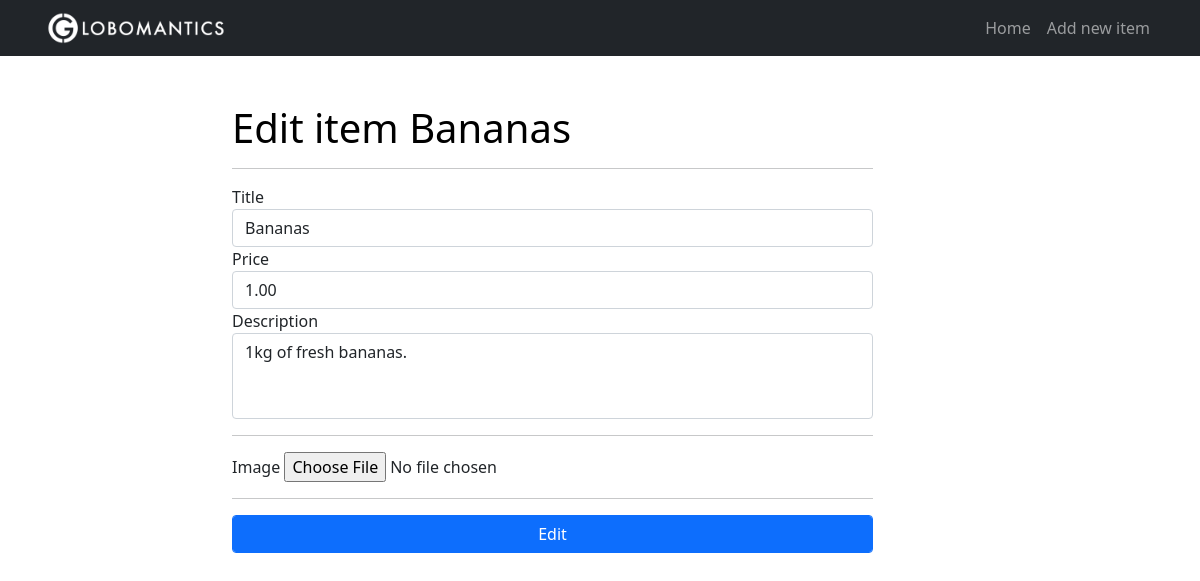
/item/2/edit, run on the app's committed database.
### tables this page shows
CREATE TABLE items(
                    id              INTEGER PRIMARY KEY AUTOINCREMENT,
                    title           TEXT,
                    description     TEXT,
                    price           REAL,
                    image           TEXT,
                    category_id     INTEGER,
                    subcategory_id  INTEGER,
                    FOREIGN KEY(category_id) REFERENCES categories(id),
                    FOREIGN KEY(subcategory_id) REFERENCES subcategories(id)
);

### app.py (the view, shortened to what this page needs)
@app.route("/item/<int:item_id>/edit", methods=["GET", "POST"])
def edit_item(item_id):
    conn = get_db()
    c = conn.cursor()
    item_from_db = c.execute("SELECT * FROM items WHERE id = ?", (item_id,))
    row = c.fetchone()
    try:
        item = {
            "id": row[0],
            "title": row[1],
            "description": row[2],
            "price": row[3],
            "image": row[4]
        }
    except:
        item = {}
    if item:
        form = EditeItemForm()
        form.title.data = item["title"]
        form.price.data = item["price"]
        form.description.data = item["description"]
        if form.errors:
            flash("{}".format(form.errors), "danger")
        return render_template("edit.html", editItemForm=form, item=item)
    else:
        return redirect(url_for("home"))

### app.py
class EditeItemForm(ItemForm):
    submit = SubmitField("Edit")

### app.py (called while the page is built)
def get_db():
    db = getattr(g, "_database", None)
    if db is None:
        db = g._database = sqlite3.connect("db/globomantics.db")
        print("DB is open now")
    return db

@app.teardown_appcontext
def close_connection(exception):
    db = getattr(g, "_database", None)
    if db is not None:
        db.close()
        print("db is close now")

### templates/edit.html (shortened to what this page needs)
{% extends 'base.html' %}
{% set active_page = 'edit_item' %}
{% block content %}
<div class="row">
    <div class="col-lg-7 offset-lg-2 my-5">
        <h1>
            <a href="{{ url_for('edit_item', item_id=item.id) }}"> Edit item {{item.title}}</a>
        </h1><hr>
        <form method="POST" action="{{ url_for('edit_item', item_id=item.id) }}" enctype="multipart/form-data">
            <div class="form-group">
                {{ editItemForm.title.label}}
                {{ editItemForm.title(class="form-control") }}
            </div>
            <div class="form-group">
                {{ editItemForm.price.label}}
                {{ editItemForm.price(class="form-control") }}
            </div>
            <div class="form-group">
                {{ editItemForm.description.label}}
                {{ editItemForm.description(class="form-control", rows="3") }}
            </div>
            <hr>
            <div class="form-group">
                {{ editItemForm.image.label }}
                {{ editItemForm.image }}
            </div>
            <hr>
            {{ editItemForm.submit(class="btn btn-primary form-control") }}
        </form>
    </div>
</div>
{% endblock %}

### static/css/style.css (style rules this page uses)
body { padding-top: 56px; }
a { text-decoration: none; color: black; }
textarea { resize: none; }

### data on the page
items: title "Bananas", price "1.00", description "1kg of fresh bananas."

### other printed values
{{ editItemForm.title.label }} "Title"
{{ editItemForm.price.label }} "Price"
{{ editItemForm.description.label }} "Description"
{{ editItemForm.image.label }} "Image"
